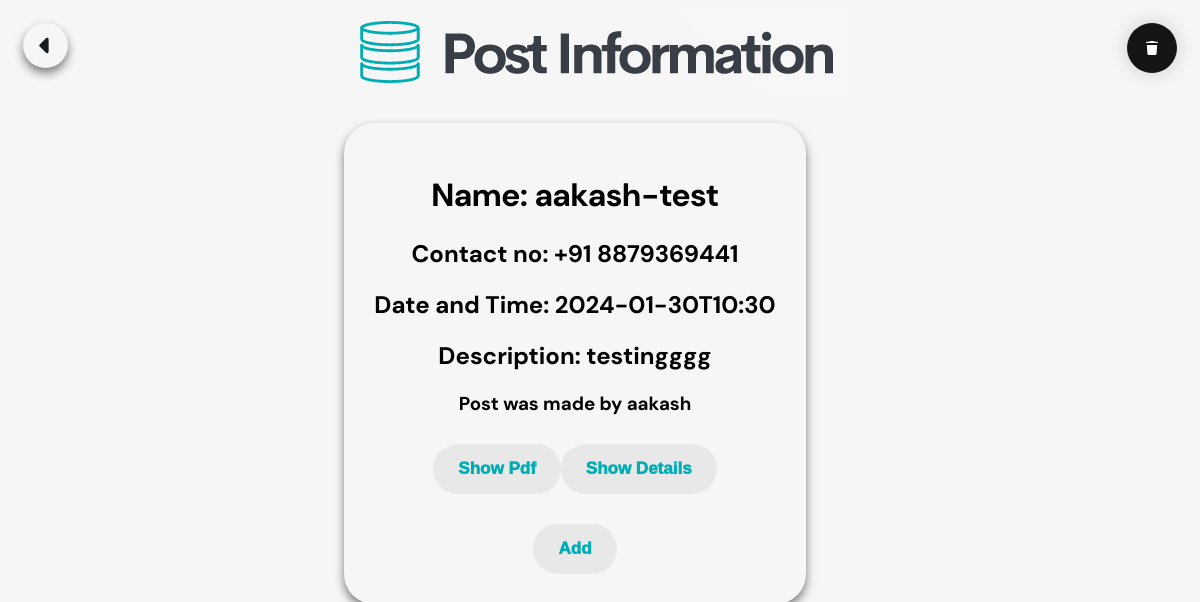
The app's page /single.php?post_id=24 with its own data.
### tables this page shows
CREATE TABLE `posts` (
  `id` int(11) NOT NULL,
  `name` varchar(255) NOT NULL,
  `contact` varchar(255) NOT NULL,
  `date` varchar(255) NOT NULL,
  `description` varchar(255) NOT NULL,
  `file` varchar(255) NOT NULL,
  `uid` int(20) NOT NULL
);

CREATE TABLE `users` (
  `id` int(11) NOT NULL,
  `username` varchar(45) NOT NULL,
  `email` varchar(255) NOT NULL,
  `password` varchar(255) NOT NULL
);

### functions/helpers.php (called while the page is built, shortened)
<?php
function asset($file)
{
     return trim(BASE_URL, '/ ') . '/' . trim($file, '/');
}
function url($url)
{
     return trim(BASE_URL, '/ ') . '/' . trim($url, '/');
}

### single.php (the view, shortened to what this page needs)
<?php
     require_once 'functions/helpers.php';
     require_once 'functions/pdo_connection.php';
     ?>
<!DOCTYPE html>
<html lang="en">
<head>
    <link rel="stylesheet" href="<?= asset('assets/css/Single.css') ?>" media="all" type="text/css">
</head>
<body>
    <?php
        $query = "SELECT posts.*, users.username FROM posts JOIN users ON posts.uid = users.id WHERE posts.id = ?";
        $statement = $pdo->prepare($query);
        $statement->execute([$_GET['post_id']]);
        $post = $statement->fetch();
        if ($post !== false) {
            ?>
        <nav class="navbar">
        <a href="<?= url('./') ?>">
            <div class="back">
                    <svg xmlns="http://www.w3.org/2000/svg" height="25" width="25" viewBox="0 0 256 512">
                        <path fill="#161c1f" d="M9.4 278.6c-12.5-12.5-12.5-32.8 0-45.3l128-128c9.2-9.2 22.9-11.9 34.9-6.9s19.8 16.6 19.8 29.6l0 256c0 12.9-7.8 24.6-19.8 29.6s-25.7 2.2-34.9-6.9l-128-128z"/>
                    </svg>
            </div>
            </a>
            <div class="logo">
                <img src="assets\images\single.PNG" alt="info">
            </div>
            <a href="<?= url('deletesingle.php?post_id=') . $post->id ?>">
            <button class="delete">
            </button>
        </a>
        </nav>
        <div class="main-container">
            <div id="info">
                <div id="post-info">
                    <h1>Name: <?= $post->name ?></h1>
                    <h2>Contact no: <?= $post->contact ?></h2>
                    <h2>Date and Time: <?= $post->date ?></h2>
                    <h2>Description: <?= $post->description ?></h2>
                    <h3>Post was made by <?= $post->username ?></h3>
                    <div class="pdf-button">
                        <button id="showpdf" class="log">Show Pdf</button>
                        <button id="showdetail" class="log">Show Details</button>
                    </div>
                    <div class="form-button">
                        <button id="showform" class="log">Add</button>
                    </div>
                </div>
            </div>
                    <?php
            } else{ ?>
                        <section>post not found!</section>
                        <?php } ?>
        </div>
</body>
</html>

### assets/css/Single.css (style rules this page uses)
body { background-color: #f6f6f6; font-family: DMsans; display: flex; flex-direction: column; }
.back { margin: 15px auto auto 15px; border-radius: 50%; padding: 10px; box-shadow: 0px 5px 10px rgba(0, 0, 0, 0.5); display: flex; justify-content: center; align-items: center; transition: 400ms; }
.main-container { display: flex; margin: auto; }
.navbar { display: flex; margin-bottom: 20px; }
.logo { margin-right: auto; margin-left: auto; }
.delete { margin-right: 15px; margin-top: 15px; width: 50px; height: 50px; border-radius: 50%; background-color: rgb(20, 20, 20); border: none; font-weight: 600; display: flex; flex-direction: column; align-items: center; justify-content: center; box-shadow: 0px 0px 20px rgba(0, 0, 0, 0.164); cursor: pointer; transition-duration: 0.3s; overflow: hidden; position: relative; gap: 2px; }
.svgIcon { width: 12px; transition-duration: 0.3s; }
.bin-top { transform-origin: bottom right; }
#post-info { padding: 30px; margin-right: 50px; box-shadow: 0px 5px 10px rgba(0, 0, 0, 0.5); height: auto; width: auto; border-radius: 30px }
.pdf-button { display: flex; justify-content: center; padding: 10px; margin-bottom: 20px; }
.form-button { display: flex; justify-content: center; margin: auto; }
h1 { text-align: center; }
h3 { text-align: center; }
h2 { text-align: center; }
.log { padding: 15px 25px; border: unset; border-radius: 30px; color: #00ADB5; z-index: 1; background: #e8e8e8; position: relative; font-weight: 1000; font-size: 17px; transition: all 250ms; overflow: hidden; }
.log::before { content: ""; position: absolute; top: 0; left: 0; height: 100%; width: 0; border-radius: 30px; background-color: #00ADB5; z-index: -1; transition: all 250ms }
a:link { color: #393E46; text-decoration: none!important; }

### records on screen
posts: name "aakash-test", contact "+91 8879369441", date "2024-01-30T10:30", description "testingggg", uid.username "aakash"
